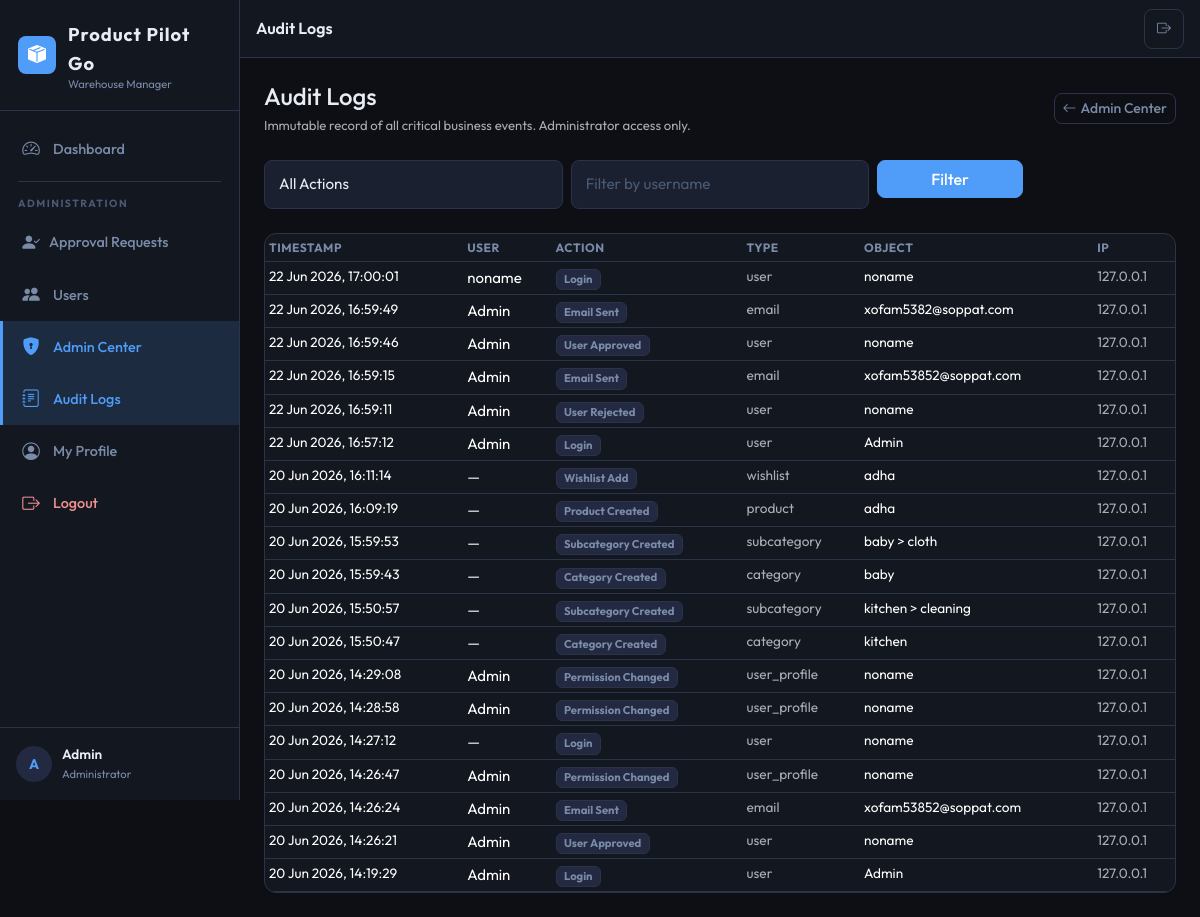
Page /admin-control/audit-logs/ (signed in) on the earlier database version.
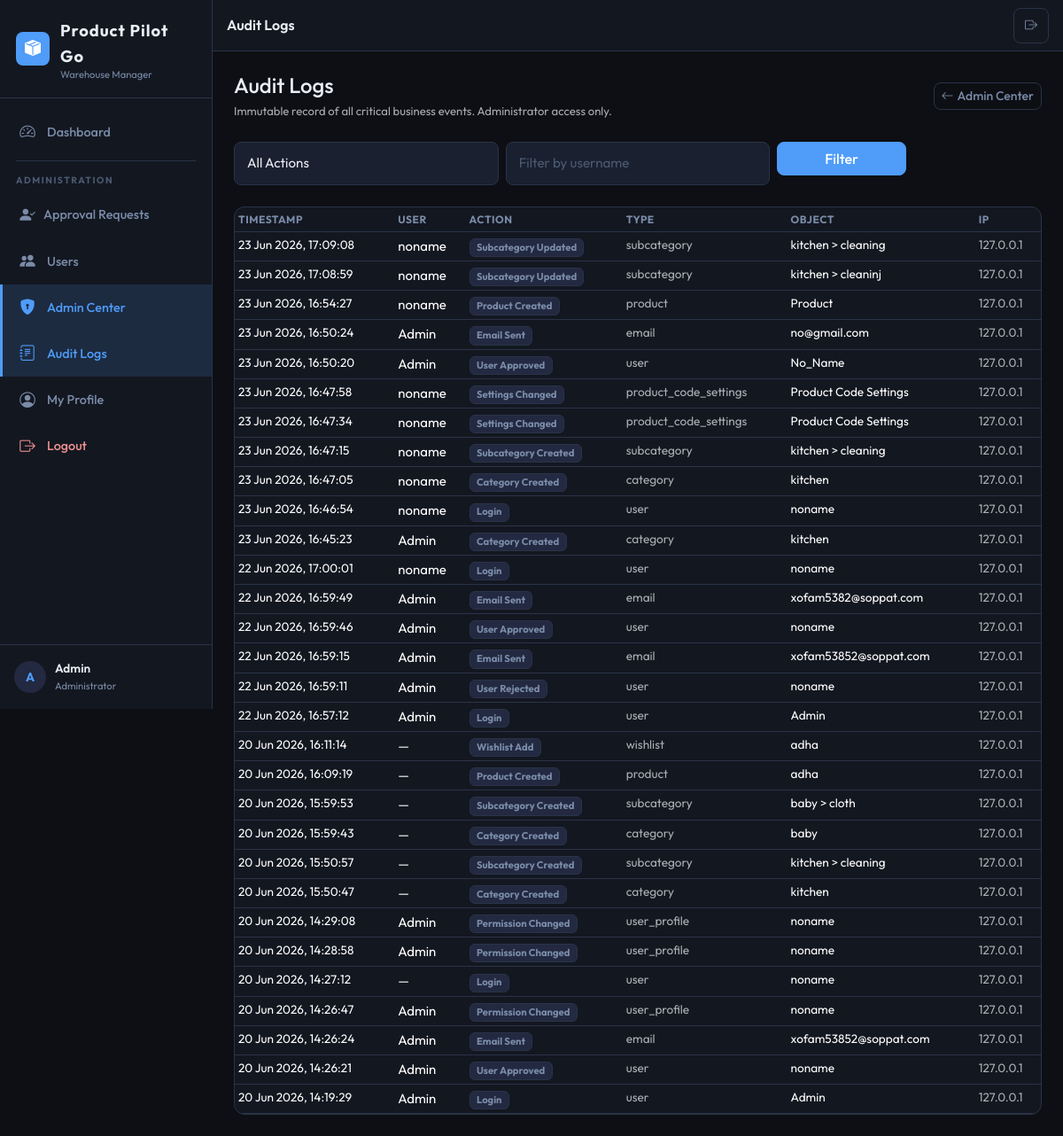
Same page on the later database version.
### aps/models.py (models this page shows, shortened)
class AuditLog(models.Model):
    ACTION_LOGIN = 'login'
    ACTION_LOGOUT = 'logout'
    ACTION_USER_APPROVED = 'user_approved'
    ACTION_USER_REJECTED = 'user_rejected'
    ACTION_USER_DEACTIVATED = 'user_deactivated'
    ACTION_USER_ACTIVATED = 'user_activated'
    ACTION_PRODUCT_CREATED = 'product_created'
    ACTION_PRODUCT_UPDATED = 'product_updated'
    ACTION_PRODUCT_DELETED = 'product_deleted'
    ACTION_PRODUCT_RESTORED = 'product_restored'
    ACTION_PRODUCT_PERMANENT_DELETE = 'product_permanent_delete'
    ACTION_INVENTORY_CREATED = 'inventory_created'
    ACTION_INVENTORY_UPDATED = 'inventory_updated'
    ACTION_INVENTORY_DELETED = 'inventory_deleted'
    ACTION_LOCATION_CHANGED = 'location_changed'
    ACTION_ORDER_CREATED = 'order_created'
    ACTION_ORDER_UPDATED = 'order_updated'
    ACTION_ORDER_DELETED = 'order_deleted'
    ACTION_EXPORT = 'export'
    ACTION_SETTINGS_CHANGED = 'settings_changed'
    ACTION_CATEGORY_CREATED = 'category_created'
    ACTION_CATEGORY_UPDATED = 'category_updated'
    ACTION_SUBCATEGORY_CREATED = 'subcategory_created'
    ACTION_SUBCATEGORY_UPDATED = 'subcategory_updated'
    ACTION_WISHLIST_ADD = 'wishlist_add'
    ACTION_WISHLIST_REMOVE = 'wishlist_remove'
    ACTION_PERMISSION_CHANGED = 'permission_changed'
    ACTION_EMAIL_SENT = 'email_sent'
    ACTION_EMAIL_FAILED = 'email_failed'
    ACTION_CHOICES = [
        (ACTION_LOGIN, 'Login'),
        (ACTION_LOGOUT, 'Logout'),
        (ACTION_USER_APPROVED, 'User Approved'),
        (ACTION_USER_REJECTED, 'User Rejected'),
        (ACTION_USER_DEACTIVATED, 'User Deactivated'),
        (ACTION_USER_ACTIVATED, 'User Activated'),
        (ACTION_PRODUCT_CREATED, 'Product Created'),
        (ACTION_PRODUCT_UPDATED, 'Product Updated'),
        (ACTION_PRODUCT_DELETED, 'Product Deleted'),
        (ACTION_PRODUCT_RESTORED, 'Product Restored'),
        (ACTION_PRODUCT_PERMANENT_DELETE, 'Product Permanently Deleted'),
        (ACTION_INVENTORY_CREATED, 'Inventory Created'),
        (ACTION_INVENTORY_UPDATED, 'Inventory Updated'),
        (ACTION_INVENTORY_DELETED, 'Inventory Deleted'),
        (ACTION_LOCATION_CHANGED, 'Location Changed'),
        (ACTION_ORDER_CREATED, 'Order Created'),
        (ACTION_ORDER_UPDATED, 'Order Updated'),
        (ACTION_ORDER_DELETED, 'Order Deleted'),
        (ACTION_EXPORT, 'Data Export'),
        (ACTION_SETTINGS_CHANGED, 'Settings Changed'),
        (ACTION_CATEGORY_CREATED, 'Category Created'),
        (ACTION_CATEGORY_UPDATED, 'Category Updated'),
        (ACTION_SUBCATEGORY_CREATED, 'Subcategory Created'),
        (ACTION_SUBCATEGORY_UPDATED, 'Subcategory Updated'),
        (ACTION_WISHLIST_ADD, 'Wishlist Add'),
        (ACTION_WISHLIST_REMOVE, 'Wishlist Remove'),
        (ACTION_PERMISSION_CHANGED, 'Permission Changed'),
        (ACTION_EMAIL_SENT, 'Email Sent'),
        (ACTION_EMAIL_FAILED, 'Email Failed'),
    ]
    user = models.ForeignKey(
        User,
        on_delete=models.SET_NULL,
        null=True, blank=True,
        related_name='audit_logs',
        help_text='User who performed the action.',
    )
    action = models.CharField(max_length=40, choices=ACTION_CHOICES, db_index=True)
    object_type = models.CharField(max_length=50, blank=True, db_index=True)
    object_id = models.PositiveIntegerField(null=True, blank=True, db_index=True)
    object_repr = models.CharField(max_length=255, blank=True)
    details = models.TextField(blank=True, help_text='JSON or text details of the change.')
    ip_address = models.GenericIPAddressField(null=True, blank=True)
    user_agent = models.CharField(max_length=500, blank=True)
    created_at = models.DateTimeField(auto_now_add=True, db_index=True)
    class Meta:
        ordering = ['-created_at']
        verbose_name = 'Audit Log'
        verbose_name_plural = 'Audit Logs'
        indexes = [
            models.Index(fields=['action', '-created_at'], name='idx_audit_action_date'),
            models.Index(fields=['user', '-created_at'], name='idx_audit_user_date'),
            models.Index(fields=['object_type', 'object_id'], name='idx_audit_object'),
        ]

### aps/views/admin_control.py (the view)
# urls.py: path('admin-control/audit-logs/', views.admin_audit_logs, name='admin_audit_logs'),
@admin_required
def admin_audit_logs(request):
    action_filter = request.GET.get('action', '')
    user_filter = request.GET.get('user', '')
    qs = AuditLog.objects.select_related('user').order_by('-created_at')
    if action_filter:
        qs = qs.filter(action=action_filter)
    if user_filter:
        qs = qs.filter(user__username__icontains=user_filter)
    page_obj = Paginator(qs, 50).get_page(request.GET.get('page'))
    return render(request, 'aps/admin_audit_logs.html', {
        'page_title': 'Audit Logs',
        'active_menu': 'admin_control',
        'page_obj': page_obj,
        'action_filter': action_filter,
        'user_filter': user_filter,
        'action_choices': AuditLog.ACTION_CHOICES,
    })

### aps/permissions.py (called while the page is built, shortened)
def is_administrator(user):
    return user.is_authenticated and user.is_active and (
        user.is_staff or user.is_superuser
    )

def can_export(user):
    if is_administrator(user):
        return True
    profile = get_user_profile(user)
    return profile and profile.can_export

def can_manage_settings(user):
    if is_administrator(user):
        return True

def can_delete_products(user):
    if is_administrator(user):
        return True
    profile = get_user_profile(user)
    return profile and profile.can_delete_products

def admin_required(view_func):
    check = user_passes_test(
        lambda u: is_administrator(u),
        login_url='/login/',
    )
    return login_required(check(view_func))

### aps/templatetags/aps_tags.py (called while the page is built)
@register.simple_tag
def active_class(request, *url_names):
    try:
        match = resolve(request.path)
        if match.url_name in url_names:
            return "active"
    except Resolver404:
        pass
    return ""

### aps/templates/aps/admin_audit_logs.html (shortened to what this page needs)
{% extends 'aps/base.html' %}
{% block content %}
<div class="d-flex align-items-center justify-content-between mb-4 flex-wrap gap-2">
  <div>
    <h4 class="fw-700 mb-1">Audit Logs</h4>
    <p class="text-muted small mb-0">Immutable record of all critical business events. Administrator access only.</p>
  </div>
  <a href="{% url 'admin_control' %}" class="btn btn-outline-secondary btn-sm"><i class="bi bi-arrow-left me-1"></i>Admin Center</a>
</div>
<form method="get" class="row g-2 mb-4">
  <div class="col-12 col-sm-4">
    <select name="action" class="form-select">
      <option value="">All Actions</option>
    </select>
  </div>
  <div class="col-12 col-sm-4">
    <input type="text" name="user" value="{{ user_filter }}" class="form-control" placeholder="Filter by username">
  </div>
  <div class="col-12 col-sm-2">
    <button type="submit" class="btn btn-primary w-100">Filter</button>
  </div>
</form>
<div class="data-table-wrap">
  <table class="table table-dark table-hover table-sm mb-0">
    <thead>
      <tr>
        <th>Timestamp</th>
        <th>User</th>
        <th>Action</th>
        <th>Type</th>
        <th>Object</th>
        <th>IP</th>
      </tr>
    </thead>
    <tbody>
      {% for log in page_obj %}
      <tr>
        <td class="text-nowrap text-sm">{{ log.created_at|date:"d M Y, H:i:s" }}</td>
        <td>{{ log.user.username|default:"—" }}</td>
        <td><span class="badge bg-secondary">{{ log.get_action_display }}</span></td>
        <td class="text-sm text-muted">{{ log.object_type|default:"—" }}</td>
        <td class="text-sm">{{ log.object_repr|truncatechars:40 }}</td>
        <td class="text-sm text-muted">{{ log.ip_address|default:"—" }}</td>
      </tr>
      {% empty %}
      <tr><td colspan="6" class="text-muted">No audit logs found.</td></tr>
      {% endfor %}
    </tbody>
  </table>
</div>
{% endblock %}

### aps/templates/aps/base.html (shortened to what this page needs)
{% load static %}
{% load aps_tags %}
<!DOCTYPE html>
<html lang="en" data-bs-theme="dark">
<head>
  <link rel="stylesheet" href="https://cdn.jsdelivr.net/npm/bootstrap@5.3.3/dist/css/bootstrap.min.css">
  <link rel="stylesheet" href="https://cdn.jsdelivr.net/npm/bootstrap-icons@1.11.3/font/bootstrap-icons.css">
  <link rel="stylesheet" href="{% static 'css/main.css' %}">
</head>
<body>
{% if user.is_authenticated %}
  <div class="app-wrapper">
    <aside class="sidebar d-none d-lg-flex flex-column">
      <div class="sidebar-brand">
        <div class="brand-icon"><i class="bi bi-box-seam-fill"></i></div>
        <div>
          <span class="brand-name">Product Pilot Go</span>
          <div class="brand-sub">Warehouse Manager</div>
        </div>
      </div>
      {% include 'aps/sidebar_nav.html' %}
      <div class="sidebar-footer">
        <div class="user-chip">
          <div class="user-avatar">{{ user.username|first|upper }}</div>
          <div class="user-info">
            <span class="user-name">{{ user.username }}</span>
            <span class="user-role">{% if user.is_superuser %}Administrator{% elif user.is_staff %}Administrator{% else %}Staff Member{% endif %}</span>
          </div>
        </div>
      </div>
    </aside>
    <div class="main-area">
      <nav class="topnav">
        <div class="topnav-title">{{ page_title|default:"Dashboard" }}</div>
        <div class="topnav-actions">
          <a href="{% url 'logout' %}" class="btn btn-icon btn-outline-secondary btn-sm" title="Logout">
            <i class="bi bi-box-arrow-right"></i>
          </a>
        </div>
      </nav>
      <main class="page-content">
        {% block content %}{% endblock %}
      </main>
    </div>
  </div>
{% else %}
  {% block auth_content %}{% endblock %}
{% endif %}
</body>
</html>

### aps/templates/aps/sidebar_nav.html (shortened to what this page needs)
{% load aps_tags %}
<nav class="sidebar-nav">
  <ul class="nav-list">
    <li class="nav-item">
      <a href="{% url 'dashboard' %}" class="nav-link {% active_class request 'dashboard' %}">
        <i class="bi bi-speedometer2"></i>
        <span>Dashboard</span>
      </a>
    </li>
    {% if is_administrator %}
    <li class="nav-divider"></li>
    <li class="nav-label">Administration</li>
    <li class="nav-item">
      <a href="{% url 'approval_requests' %}" class="nav-link {% active_class request 'approval_requests' %} d-flex align-items-center justify-content-between">
        <div class="d-flex align-items-center">
          <i class="bi bi-person-check-fill me-2"></i>
          <span>Approval Requests</span>
        </div>
      </a>
    </li>
    <li class="nav-item">
      <a href="{% url 'users_list' %}" class="nav-link {% active_class request 'users_list' 'user_details' 'user_products' 'user_locations' 'user_orders' 'user_activity' %}">
        <i class="bi bi-people-fill"></i>
        <span>Users</span>
      </a>
    </li>
    <li class="nav-item">
      <a href="{% url 'admin_control' %}" class="nav-link {% active_class request 'admin_control' 'admin_users' 'admin_user_detail' 'admin_audit_logs' %}">
        <i class="bi bi-shield-lock-fill"></i>
        <span>Admin Center</span>
      </a>
    </li>
    <li class="nav-item">
      <a href="{% url 'admin_audit_logs' %}" class="nav-link {% active_class request 'admin_audit_logs' %}">
        <i class="bi bi-journal-text"></i>
        <span>Audit Logs</span>
      </a>
    </li>
    {% endif %}
    <li class="nav-item">
      <a href="{% url 'profile' %}" class="nav-link {% active_class request 'profile' %}">
        <i class="bi bi-person-circle"></i>
        <span>My Profile</span>
      </a>
    </li>
    <li class="nav-item">
      <a href="{% url 'logout' %}" class="nav-link nav-link-danger">
        <i class="bi bi-box-arrow-right"></i>
        <span>Logout</span>
      </a>
    </li>
  </ul>
</nav>

Differences in the rows shown:
added AuditLog: created_at "23 Jun 2026, 17:09:08", user.username "noname", action "Subcategory Updated", object_type "subcategory", object_repr "kitchen > cleaning", ip_address "127.0.0.1"
added AuditLog: created_at "23 Jun 2026, 17:08:59", user.username "noname", action "Subcategory Updated", object_type "subcategory", object_repr "kitchen > cleaninj", ip_address "127.0.0.1"
added AuditLog: created_at "23 Jun 2026, 16:54:27", user.username "noname", action "Product Created", object_type "product", object_repr "Product", ip_address "127.0.0.1"
added AuditLog: created_at "23 Jun 2026, 16:50:24", user.username "Admin", action "Email Sent", object_type "email", object_repr "no@gmail.com", ip_address "127.0.0.1"
added AuditLog: created_at "23 Jun 2026, 16:50:20", user.username "Admin", action "User Approved", object_type "user", object_repr "No_Name", ip_address "127.0.0.1"
added AuditLog: created_at "23 Jun 2026, 16:47:58", user.username "noname", action "Settings Changed", object_type "product_code_settings", object_repr "Product Code Settings", ip_address "127.0.0.1"
added AuditLog: created_at "23 Jun 2026, 16:47:34", user.username "noname", action "Settings Changed", object_type "product_code_settings", object_repr "Product Code Settings", ip_address "127.0.0.1"
added AuditLog: created_at "23 Jun 2026, 16:47:15", user.username "noname", action "Subcategory Created", object_type "subcategory", object_repr "kitchen > cleaning", ip_address "127.0.0.1"
added AuditLog: created_at "23 Jun 2026, 16:47:05", user.username "noname", action "Category Created", object_type "category", object_repr "kitchen", ip_address "127.0.0.1"
added AuditLog: created_at "23 Jun 2026, 16:46:54", user.username "noname", action "Login", object_type "user", object_repr "noname", ip_address "127.0.0.1"
added AuditLog: created_at "23 Jun 2026, 16:45:23", user.username "Admin", action "Category Created", object_type "category", object_repr "kitchen", ip_address "127.0.0.1"
